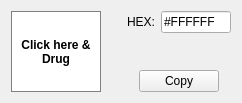
<?xml version="1.0" encoding="UTF-8"?>
<ui version="4.0">
 <class>MainWindow</class>
 <widget class="QMainWindow" name="MainWindow">
  <property name="geometry">
   <rect>
    <x>0</x>
    <y>0</y>
    <width>242</width>
    <height>103</height>
   </rect>
  </property>
  <property name="windowTitle">
   <string>Color Pick</string>
  </property>
  <widget class="QWidget" name="centralWidget">
   <layout class="QGridLayout" name="gridLayout">
    <item row="0" column="0">
     <layout class="QHBoxLayout" name="horizontalLayout">
      <item>
       <widget class="QLabel" name="color_label">
        <property name="sizePolicy">
         <sizepolicy hsizetype="Fixed" vsizetype="Preferred">
          <horstretch>0</horstretch>
          <verstretch>0</verstretch>
         </sizepolicy>
        </property>
        <property name="minimumSize">
         <size>
          <width>90</width>
          <height>0</height>
         </size>
        </property>
        <property name="maximumSize">
         <size>
          <width>90</width>
          <height>16777215</height>
         </size>
        </property>
        <property name="font">
         <font>
          <weight>75</weight>
          <bold>true</bold>
         </font>
        </property>
        <property name="styleSheet">
         <string notr="true">border: 1px solid grey;
background-color: rgb(255, 255, 255);

</string>
        </property>
        <property name="text">
         <string>Click here &amp; Drug</string>
        </property>
        <property name="alignment">
         <set>Qt::AlignCenter</set>
        </property>
        <property name="wordWrap">
         <bool>true</bool>
        </property>
       </widget>
      </item>
      <item>
       <spacer name="horizontalSpacer">
        <property name="orientation">
         <enum>Qt::Horizontal</enum>
        </property>
        <property name="sizeHint" stdset="0">
         <size>
          <width>40</width>
          <height>20</height>
         </size>
        </property>
       </spacer>
      </item>
      <item>
       <layout class="QVBoxLayout" name="verticalLayout">
        <item>
         <layout class="QHBoxLayout" name="horizontalLayout_2">
          <item>
           <widget class="QLabel" name="label">
            <property name="sizePolicy">
             <sizepolicy hsizetype="Preferred" vsizetype="Preferred">
              <horstretch>0</horstretch>
              <verstretch>0</verstretch>
             </sizepolicy>
            </property>
            <property name="minimumSize">
             <size>
              <width>0</width>
              <height>0</height>
             </size>
            </property>
            <property name="maximumSize">
             <size>
              <width>80</width>
              <height>16777215</height>
             </size>
            </property>
            <property name="text">
             <string>HEX:</string>
            </property>
            <property name="alignment">
             <set>Qt::AlignRight|Qt::AlignTrailing|Qt::AlignVCenter</set>
            </property>
           </widget>
          </item>
          <item>
           <widget class="QLineEdit" name="hex_color">
            <property name="sizePolicy">
             <sizepolicy hsizetype="Preferred" vsizetype="Preferred">
              <horstretch>0</horstretch>
              <verstretch>0</verstretch>
             </sizepolicy>
            </property>
            <property name="minimumSize">
             <size>
              <width>70</width>
              <height>0</height>
             </size>
            </property>
            <property name="maximumSize">
             <size>
              <width>16777215</width>
              <height>16777215</height>
             </size>
            </property>
            <property name="text">
             <string>#FFFFFF</string>
            </property>
            <property name="readOnly">
             <bool>true</bool>
            </property>
           </widget>
          </item>
         </layout>
        </item>
        <item>
         <spacer name="verticalSpacer">
          <property name="orientation">
           <enum>Qt::Vertical</enum>
          </property>
          <property name="sizeHint" stdset="0">
           <size>
            <width>20</width>
            <height>40</height>
           </size>
          </property>
         </spacer>
        </item>
        <item>
         <layout class="QHBoxLayout" name="horizontalLayout_3">
          <item>
           <widget class="QPushButton" name="copy_hex">
            <property name="maximumSize">
             <size>
              <width>80</width>
              <height>16777215</height>
             </size>
            </property>
            <property name="text">
             <string>Copy</string>
            </property>
           </widget>
          </item>
         </layout>
        </item>
       </layout>
      </item>
     </layout>
    </item>
   </layout>
  </widget>
 </widget>
 <layoutdefault spacing="6" margin="11"/>
 <resources/>
 <connections/>
</ui>
